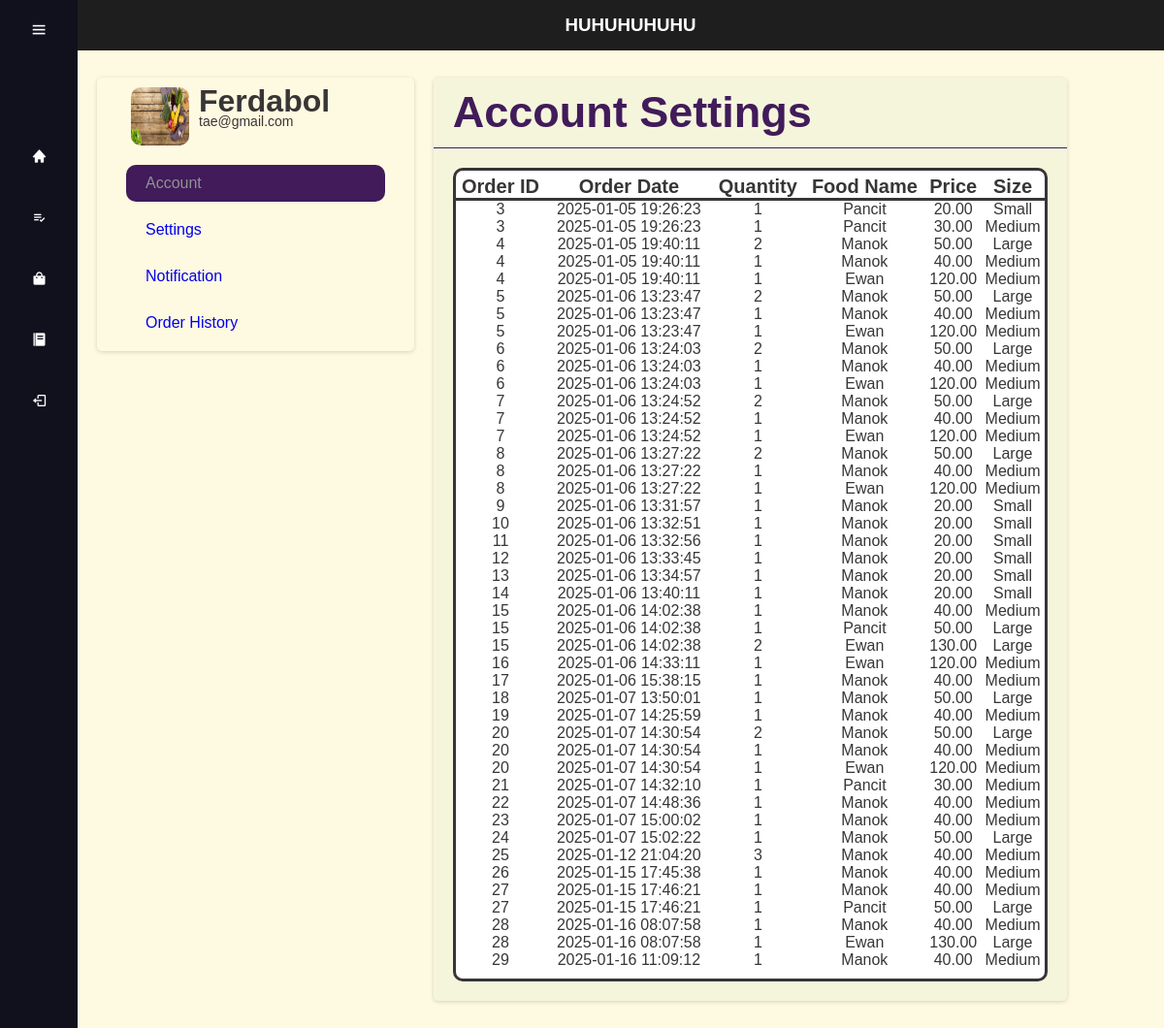
/SAAD/orderhistory.php (signed in), run on the app's committed database.
### tables this page shows
CREATE TABLE `orders` (
  `order_id` int(11) NOT NULL,
  `user_id` int(11) NOT NULL,
  `order_date` datetime DEFAULT current_timestamp(),
  `total_price` decimal(10,2) DEFAULT NULL,
  `status` varchar(20) DEFAULT 'pending'
);

CREATE TABLE `order_items` (
  `order_item_id` int(11) NOT NULL,
  `order_id` int(11) NOT NULL,
  `pricing_id` int(11) NOT NULL,
  `quantity` int(11) NOT NULL
);

CREATE TABLE `food` (
  `food_id` int(10) NOT NULL,
  `Name` varchar(20) NOT NULL,
  `Description` varchar(50) NOT NULL,
  `Image` varchar(50) NOT NULL,
  `category_id` int(11) DEFAULT NULL
);

CREATE TABLE `food_size_pricing` (
  `pricing_id` int(11) NOT NULL,
  `food_id` int(11) NOT NULL,
  `size_id` int(11) NOT NULL,
  `price` decimal(10,2) NOT NULL
);

CREATE TABLE `size` (
  `size_id` int(11) NOT NULL,
  `size_name` varchar(50) NOT NULL
);

### SAAD/orderhistory.php (the view, shortened to what this page needs)
<!DOCTYPE html>
<html lang="en">
<head>
    <link rel="stylesheet" type="text/css" href="css/menu.css">
    <link href='https://unpkg.com/boxicons@2.1.4/css/boxicons.min.css' rel='stylesheet'>
</head>
<body>
    <h3 class="head-t">HUHUHUHUHU</h3>
    <div class="sidebar">
        <div class="top">
            <i class="bx bx-menu" id="btn"></i>
        </div>
        <div class="user">
            <div>
            </div>
        </div>
        <ul>
            <li>
                <a href="#">
                    <i class="bx bxs-home"></i>
                </a>
            </li>
            <li>
                <a href="menu.php">
                    <i class="bx bx-list-check"></i>
                </a>
            </li>
            <li>
                <a href="profile.php">
                    <i class="bx bxs-shopping-bag"></i>
                </a>
            </li>
            <li>
                <a href="#">
                    <i class="bx bxs-food-menu"></i>
                </a>
            </li>
            <li>
                <a href="login.php">
                    <i class="bx bx-log-out"></i>
                </a>
            </li>
        </ul>
    </div>
    <div class="profile-container">
        <div class="profile">
            <div class="profile-header">
                <img class="profile-img" src="sample.jpg">
                <div class="profile-text-container">
                    <h1 class="profile-tile">Ferdabol</h1>
                    <p class="profile-email">tae@gmail.com</p>
                </div>
            </div>
            <div class="account-info">
                <a href="profile.php" class="account-link"><span class="fa solid fa-user account-icon"></span>Account</a>
                <a href="settings.php" class="account-link"><span class="fa solid fa-gear account-icon"></span>Settings</a>
                <a href="#" class="account-link"><span class="fa solid fa-bell account-icon"></span>Notification</a>
                <a href="orderhistory.php" class="account-link"><span class="fa solid fa-user account-icon"></span>Order History</a>
            </div>
        </div>
        <form class="account" method="post">
            <div class="account-header">
                <h1 class="account-title">Account Settings</h1>
            </div>
            <div class="history-container">
                <div class="history-box">
                    <?php
                    include('connection.php');
                    $user_id = $_SESSION['userinfo']['user_id'];
                    $sql = "SELECT o.order_id, o.order_date, oi.quantity, f.Name, fs.price, s.size_name
                            FROM orders o
                            JOIN order_items oi ON o.order_id = oi.order_id
                            JOIN food_size_pricing fs ON oi.pricing_id = fs.pricing_id
                            JOIN food f ON fs.food_id = f.food_id
                            JOIN size s ON fs.size_id = s.size_id
                            WHERE o.user_id = '$user_id'";
                    $result = $conn->query($sql);
                    if ($result->num_rows > 0) {
                        echo '<table class="history-header">';
                        echo '<tr class="h-header">';
                        echo '<th>Order ID</th>';
                        echo '<th>Order Date</th>';
                        echo '<th>Quantity</th>';
                        echo '<th>Food Name</th>';
                        echo '<th>Price</th>';
                        echo '<th>Size</th>';
                        echo '</tr>';
                        while ($row = $result->fetch_assoc()) {
                            echo '<tr>';
                            echo '<td>' . $row['order_id'] . '</td>';
                            echo '<td>' . $row['order_date'] . '</td>';
                            echo '<td>' . $row['quantity'] . '</td>';
                            echo '<td>' . $row['Name'] . '</td>';
                            echo '<td>' . $row['price'] . '</td>';
                            echo '<td>' . $row['size_name'] . '</td>';
                            echo '</tr>';
                        }
                        echo '</table>';
                    } else {
                        echo 'No orders found.';
                    }
                    ?>
                </div>
            </div>
        </form>
    </div>
</body>
</html>

### SAAD/css/menu.css (style rules this page uses)
* { margin: 0; padding: 0; outline: none; box-sizing: border-box; }
body { width: 100%; height: auto; color:rgb(56, 53, 53); background-color: #FEF9E1; font-family: sans-serif; }
p { font-size: 14px; }
.head-t { position: fixed; background-color: #1f1e1e; color:rgb(255, 255, 255); width: 95%; text-align: center; padding: 15px 0px 15px 0px; top: 0; z-index: 1; left: 0; right: 0; margin-left: 80px; }
.sidebar { position: fixed; top: 0; left: 0; height: 100%; width: 80px; background: #11101d; padding: 0.4rem 0.8rem; transition: all 0.5s ease; z-index: 2; }
.sidebar #btn { position: absolute; color: white; top: .4rem; left: 50%; font-size: 1.2rem; line-height: 50px; transform: translateX(-50%); cursor: pointer; }
.user { display: flex; align-items: center; margin: 1rem 0; }
.sidebar ul li { position: relative; list-style-type: none; height: 50px; width: 90%; margin: 0.8rem auto; line-height: 50px; }
.sidebar ul li a { color: white; display: flex; align-items: center; text-decoration: none; border-radius: 0.8rem; }
.sidebar ul li a i { min-width: 50px; text-align: center; height: 50px; border-radius: 12px; line-height: 50px; }
.profile-container { display: flex; margin: 80px 100px; }
.profile { flex: 1; margin-right: 10px; box-shadow: rgb(0, 0, 0, 0.16) 0px 1px 4px; border-radius: 5px; background-color: #FEF9E1; height: max-content; }
.profile-header { display: flex; margin-left: 25px; }
.profile-img { width: 60px; height: 60px; border-radius: 10px; margin: 10px; }
.profile-text-container { margin-top: 10px; line-height: 0.9; }
.profile-email { font-size: 14px; }
.account-info { margin: 0 20px; }
.account-link { display: block; text-decoration: none; padding: 10px; margin: 10px; border-radius: 10px; }
.account-link:first-child { color: #919191; background-color: #411b5a; }
.account { flex: 2; margin-left: 10px; background-color: beige; box-shadow: rgb(0, 0, 0, 0.16) 0px 1px 4px; border-radius: 5px; height: max-content; }
.account-header { display: flex; justify-content: space-between; align-items: center; padding: 10px; border-bottom: 1px solid #411b5a; }
.account-title { font-size: 45px; color: #411b5a; font-weight: 500px; margin-left: 10px; }
.history-container { display: flex; justify-content: center; align-items: center; }
.history-box { display: flex; background-color: rgb(255, 255, 255); width: 100%; margin: 20px 20px 20px 20px; border-radius: 10px; border: solid; }
.history-header { width: 100%; height: 100%; margin-top: 5px; border-collapse: collapse; margin-bottom: 10px; }
.h-header { border-bottom: solid; margin: 10px 10px; }
.history-header th { font-size: 20px; }
.history-header td { text-align: center; }

### data on the page
orders: order_id "3", order_date "2025-01-05 19:26:23", order_items.quantity "1", food.Name "Pancit", food_size_pricing.price "20.00", size.size_name "Small", food_size_pricing.price "30.00", size.size_name "Medium"
orders: order_id "4", order_date "2025-01-05 19:40:11", order_items.quantity "2", food.Name "Manok", food_size_pricing.price "50.00", size.size_name "Large", order_items.quantity "1", food_size_pricing.price "40.00", size.size_name "Medium", food.Name "Ewan", food_size_pricing.price "120.00"
orders: order_id "5", order_date "2025-01-06 13:23:47", order_items.quantity "2", food.Name "Manok", food_size_pricing.price "50.00", size.size_name "Large", order_items.quantity "1", food_size_pricing.price "40.00", size.size_name "Medium", food.Name "Ewan", food_size_pricing.price "120.00"
orders: order_id "6", order_date "2025-01-06 13:24:03", order_items.quantity "2", food.Name "Manok", food_size_pricing.price "50.00", size.size_name "Large", order_items.quantity "1", food_size_pricing.price "40.00", size.size_name "Medium", food.Name "Ewan", food_size_pricing.price "120.00"
orders: order_id "7", order_date "2025-01-06 13:24:52", order_items.quantity "2", food.Name "Manok", food_size_pricing.price "50.00", size.size_name "Large", order_items.quantity "1", food_size_pricing.price "40.00", size.size_name "Medium", food.Name "Ewan", food_size_pricing.price "120.00"
orders: order_id "8", order_date "2025-01-06 13:27:22", order_items.quantity "2", food.Name "Manok", food_size_pricing.price "50.00", size.size_name "Large", order_items.quantity "1", food_size_pricing.price "40.00", size.size_name "Medium", food.Name "Ewan", food_size_pricing.price "120.00"
orders: order_id "9", order_date "2025-01-06 13:31:57", order_items.quantity "1", food.Name "Manok", food_size_pricing.price "20.00", size.size_name "Small"
orders: order_id "10", order_date "2025-01-06 13:32:51", order_items.quantity "1", food.Name "Manok", food_size_pricing.price "20.00", size.size_name "Small"
orders: order_id "11", order_date "2025-01-06 13:32:56", order_items.quantity "1", food.Name "Manok", food_size_pricing.price "20.00", size.size_name "Small"
orders: order_id "12", order_date "2025-01-06 13:33:45", order_items.quantity "1", food.Name "Manok", food_size_pricing.price "20.00", size.size_name "Small"
orders: order_id "13", order_date "2025-01-06 13:34:57", order_items.quantity "1", food.Name "Manok", food_size_pricing.price "20.00", size.size_name "Small"
orders: order_id "14", order_date "2025-01-06 13:40:11", order_items.quantity "1", food.Name "Manok", food_size_pricing.price "20.00", size.size_name "Small"
orders: order_id "15", order_date "2025-01-06 14:02:38", order_items.quantity "1", food.Name "Manok", food_size_pricing.price "40.00", size.size_name "Medium", food.Name "Pancit", food_size_pricing.price "50.00", size.size_name "Large", order_items.quantity "2", food.Name "Ewan", food_size_pricing.price "130.00"
orders: order_id "16", order_date "2025-01-06 14:33:11", order_items.quantity "1", food.Name "Ewan", food_size_pricing.price "120.00", size.size_name "Medium"
orders: order_id "17", order_date "2025-01-06 15:38:15", order_items.quantity "1", food.Name "Manok", food_size_pricing.price "40.00", size.size_name "Medium"
orders: order_id "18", order_date "2025-01-07 13:50:01", order_items.quantity "1", food.Name "Manok", food_size_pricing.price "50.00", size.size_name "Large"
orders: order_id "19", order_date "2025-01-07 14:25:59", order_items.quantity "1", food.Name "Manok", food_size_pricing.price "40.00", size.size_name "Medium"
orders: order_id "20", order_date "2025-01-07 14:30:54", order_items.quantity "2", food.Name "Manok", food_size_pricing.price "50.00", size.size_name "Large", order_items.quantity "1", food_size_pricing.price "40.00", size.size_name "Medium", food.Name "Ewan", food_size_pricing.price "120.00"
orders: order_id "21", order_date "2025-01-07 14:32:10", order_items.quantity "1", food.Name "Pancit", food_size_pricing.price "30.00", size.size_name "Medium"
orders: order_id "22", order_date "2025-01-07 14:48:36", order_items.quantity "1", food.Name "Manok", food_size_pricing.price "40.00", size.size_name "Medium"
orders: order_id "23", order_date "2025-01-07 15:00:02", order_items.quantity "1", food.Name "Manok", food_size_pricing.price "40.00", size.size_name "Medium"
orders: order_id "24", order_date "2025-01-07 15:02:22", order_items.quantity "1", food.Name "Manok", food_size_pricing.price "50.00", size.size_name "Large"
orders: order_id "25", order_date "2025-01-12 21:04:20", order_items.quantity "3", food.Name "Manok", food_size_pricing.price "40.00", size.size_name "Medium"
orders: order_id "26", order_date "2025-01-15 17:45:38", order_items.quantity "1", food.Name "Manok", food_size_pricing.price "40.00", size.size_name "Medium"
orders: order_id "27", order_date "2025-01-15 17:46:21", order_items.quantity "1", food.Name "Manok", food_size_pricing.price "40.00", size.size_name "Medium", food.Name "Pancit", food_size_pricing.price "50.00", size.size_name "Large"
orders: order_id "28", order_date "2025-01-16 08:07:58", order_items.quantity "1", food.Name "Manok", food_size_pricing.price "40.00", size.size_name "Medium", food.Name "Ewan", food_size_pricing.price "130.00", size.size_name "Large"
orders: order_id "29", order_date "2025-01-16 11:09:12", order_items.quantity "1", food.Name "Manok", food_size_pricing.price "40.00", size.size_name "Medium"
